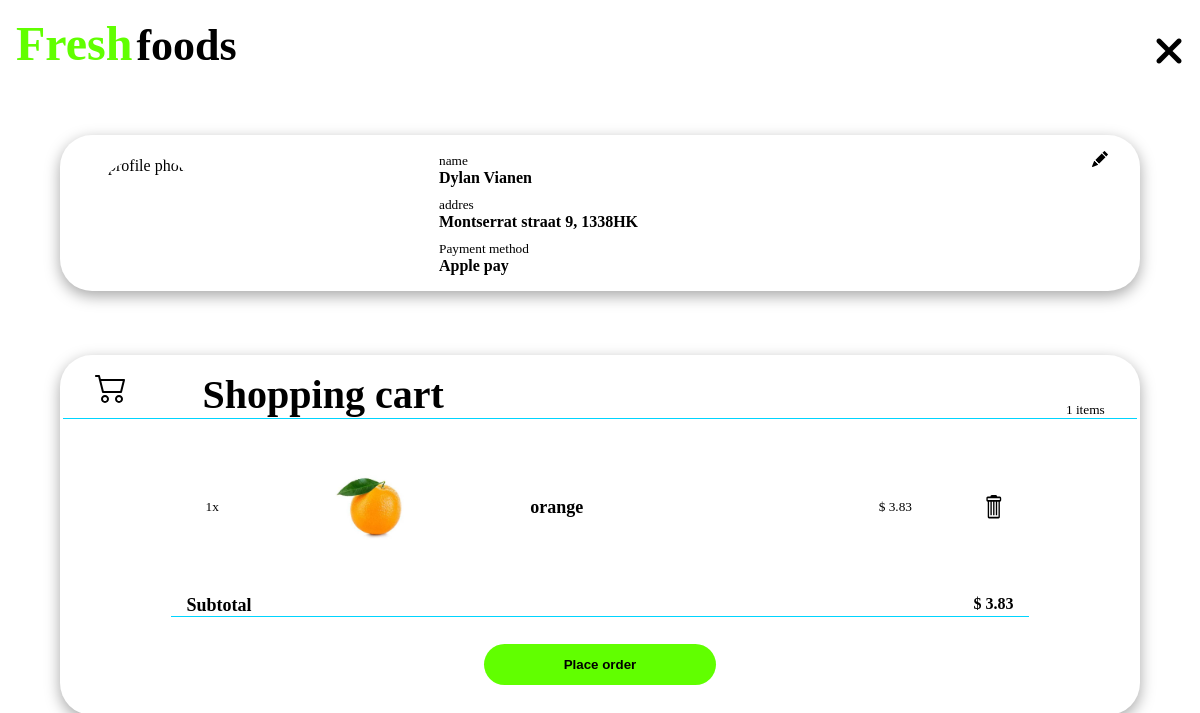
The page /shopping_cart (signed in) on the database as committed earlier.
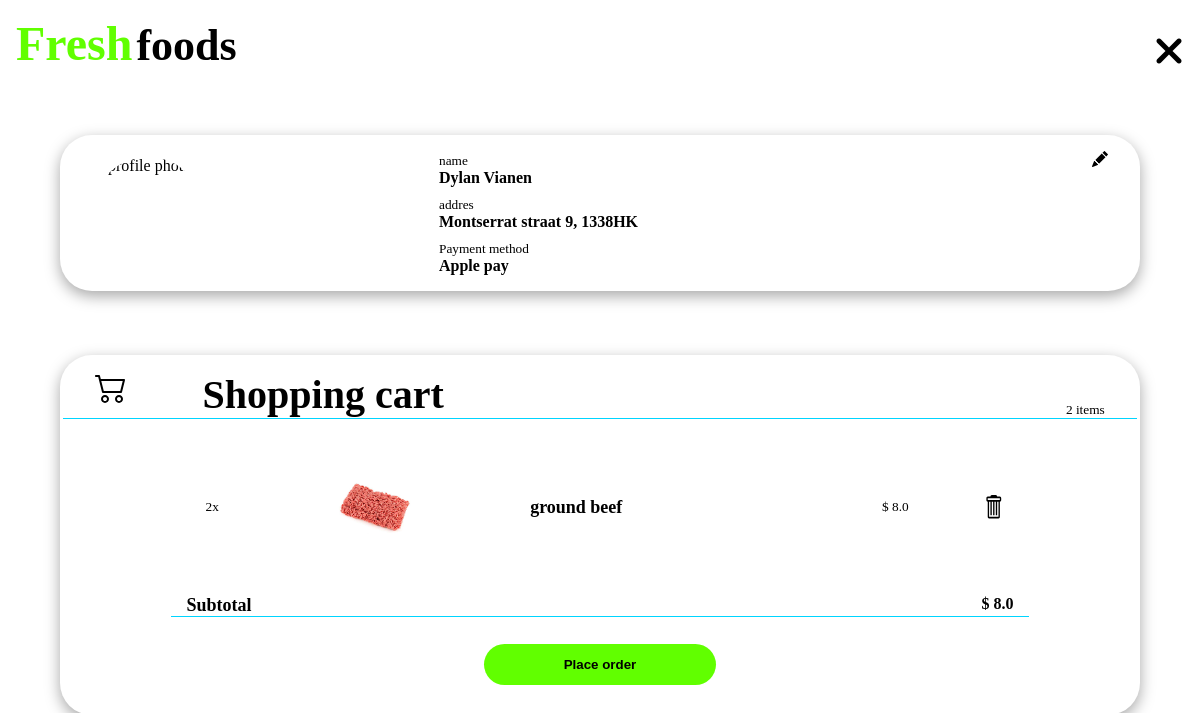
The same page on the database as committed later.
### freshfoods/models.py (models this page shows, shortened)
class cart_item(models.Model):
   user = models.ForeignKey(User, on_delete=models.CASCADE, null=True)
   item = models.ForeignKey(product, null=True, on_delete=models.CASCADE)
   quantity = models.IntegerField(null=True, default=1)
   def __str__(self):
      return f"{self.item.name} of {self.user.username}"

class product(models.Model):
    name = models.CharField(max_length=50, null=True)
    discription = models.TextField(blank=True)
    price = models.DecimalField(decimal_places=2, max_digits=18, null=True)
    discount = models.IntegerField(null=True, default=0)
    tags = models.ForeignKey(tag, null=True, on_delete=models.SET_NULL)
    img = CompressedImageField(upload_to='products', default="default_product.jpg", null=True, quality=50)
    lastupdate = models.DateTimeField(auto_now_add=True, blank=True, null=True)

### freshfoods/views.py (the view)
# urls.py: path('shopping_cart', views.shopping_cart, name='shopping_cart'),
@login_required(login_url='/login')
def shopping_cart(request):
    cart = shoppingcart.objects.filter(user=request.user).prefetch_related("products")
    totalitem = 0
    totalprice = 0
    if cart.exists():
        cart = cart[0]
        for i in cart.products.all():
            print(i)
            item = i.item
            totalitem += i.quantity
            if item.discount == 0:
                item.price = round((float(item.price) * i.quantity), 2)
            else:
                item.price = round(float(item.price) - ((item.discount / 100) * float(item.price)* i.quantity), 2)
            totalprice += item.price
    else:
        cart = {}
    content = {'cart': cart,
               'totalitem': totalitem,
               'totalprice': round(totalprice, 2),
               'link': "/media/",}
    return render(request, 'freshfoods/shopping_cart.html', content)

### freshfoods/templates/freshfoods/shopping_cart.html (shortened to what this page needs)
{% load static %}
{% load compress %}
<!DOCTYPE html>
<html lang="nl">
<head>
    {% compress css%}
        <link rel="stylesheet" href="{% static '/css/algemeen.css' %}">
        <link rel="stylesheet" href="{% static '/css/shopping.css' %}">
    {% endcompress %}
</head>
<body>
    <header class="heading">
        <div class="logo-cont">
            <h1 class="logo-text logo-main">Fresh</h1>
            <h2 class="logo-text">foods</h2>
        </div>
        <a href="/"><i class="fa-solid fa-xmark heading-xmark"></i></a>
    </header>
    <section class="personal-cont">
        <img class="personal-profile" src="{% static '/pics/profile.png' %}" alt="profile photo">
        <div class="personal-name">
            <small>name</small>
            <strong>Dylan Vianen</strong>
        </div>
        <div class="personal-addres">
            <small>addres</small>
            <strong>Montserrat straat 9, 1338HK</strong>
        </div>
        <div class="personal-payment">
            <small>Payment method</small>
            <strong>Apple pay</strong>
        </div>
    </section>
    <section class="shopping-cart-cont">
        <div class="shopping-heading-cont">
            <h3>Shopping cart</h3>
            <small class="shopping-heading-small">{{ totalitem }} items</small>
        </div>
        <div class="shopping-item_cont" id='shopping-cont'>
            {% for i in cart.products.all %}
                <div class="shopping-item-child" id='product-{{i.item.id}}'>
                    <small class="shopping-item-child-count">{{ i.quantity }}x</small>
                    <img class="shopping-item-child-img" src="{{link}}{{i.item.img}}" alt="brocoli">
                    <div class="shopping-item-name-cont">
                        <h6 class="shopping-item-child-heading">{{ i.item.name }}</h6>
                    </div>
                    <small class="shopping-item-child-price">$ {{ i.item.price }}</small>
                    <svg id='trashcan' data-id="{{i.item.id}}" class="shopping-item-child-trashcan" viewBox="0 0 11 19" fill="none" xmlns="http://www.w3.org/2000/svg">
                        <path fill-rule="evenodd" clip-rule="evenodd" d="M10 1.93531H8C8 1.24633 7.55 0.682617 7 0.682617H4C3.45 0.682617 3 1.24633 3 1.93531H1C0.45 1.93531 0 2.49902 0 3.18799V4.44068C0 5.12966 0.45 5.69337 1 5.69337V16.9676C1 17.6565 1.45 18.2203 2 18.2203H9C9.55 18.2203 10 17.6565 10 16.9676V5.69337C10.55 5.69337 11 5.12966 11 4.44068V3.18799C11 2.49902 10.55 1.93531 10 1.93531ZM9 16.9676H2V5.69337H3V15.7149H4V5.69337H5V15.7149H6V5.69337H7V15.7149H8V5.69337H9V16.9676ZM10 4.44068H1V3.18799H10V4.44068Z" fill="black"/>
                    </svg>
                </div>
            {% endfor %}
        </div>
        {% if totalitem != 0 %}
            <div class="shopping-item-total-cont">
                <h6 class="shopping-item-total-heading">Subtotal</h6>
                <strong class="shopping-item-total-price">$ {{ totalprice }}</strong>
            </div>
            <button class="shopping-order-btn">Place order</button>
        {% endif %}
    </section>
</body>
</html>

Rows that differ between the two databases and show on the page:
removed cart_item: quantity "1", item.img (picture), item.name "orange", item.price "3.83"
added cart_item: quantity "2", item.img (picture), item.name "ground beef", item.price "8.0"
Other text that changed with them:
{{ totalitem }}: "1" → "2"
{{ totalprice }}: "3.83" → "8.0"
